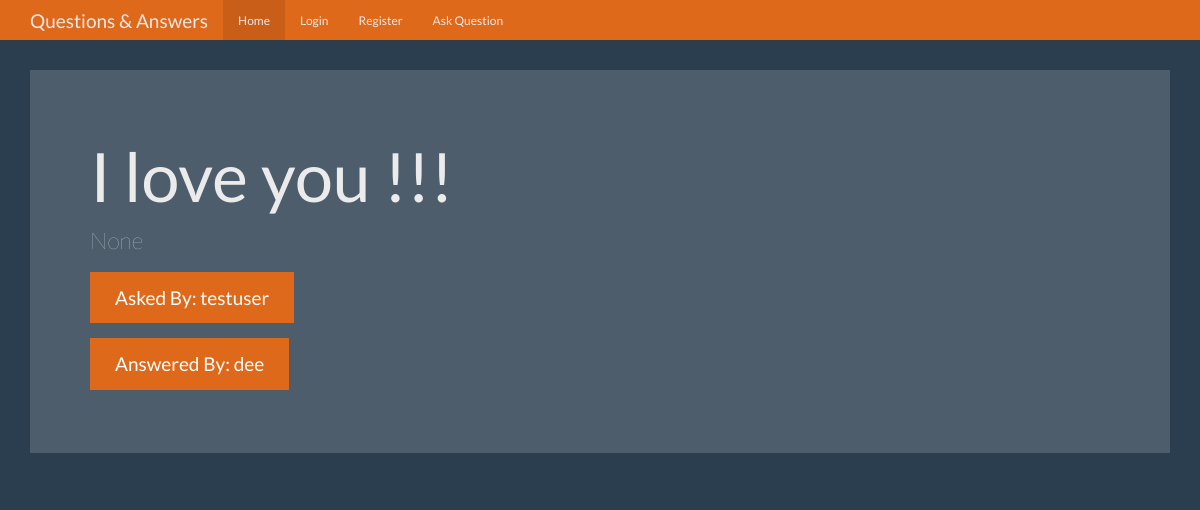
/question/2, run on an earlier commit of the app's database.
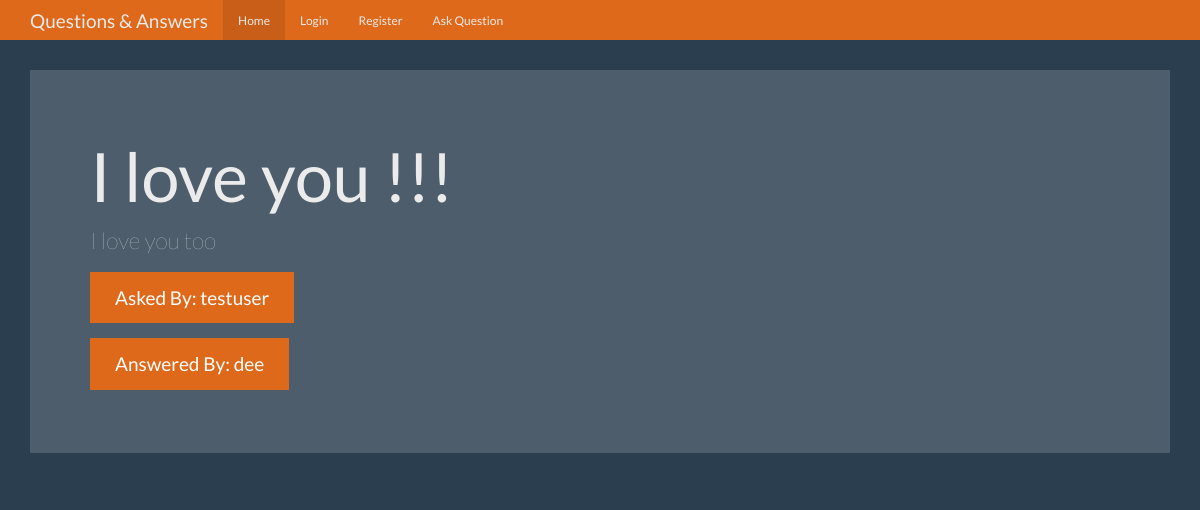
And on a later commit of the database.
### tables this page shows
CREATE TABLE "questions" (
	`id`	integer PRIMARY KEY AUTOINCREMENT,
	`question_text`	TEXT NOT NULL,
	`answer_text`	TEXT,
	`asked_by_id`	integer NOT NULL,
	`expert_id`	integer NOT NULL
);

### app.py (the view)
@app.route('/question/<question_id>')
def question(question_id):
    user = get_active_user()
    db = get_db()
    question_cur = db.execute('''SELECT questions.id, questions.question_text, questions.answer_text, askers.name as asked_by, experts.name as answered_by
                                FROM questions JOIN users as askers ON questions.id = askers.id
                                JOIN users as experts ON questions.expert_id = experts.expert WHERE questions.id = ?''', [question_id])
    question_view = question_cur.fetchone()
    return render_template('question.html', user=user, question=question_view)

### app.py (called while the page is built)
def get_active_user():
    active_user = None
    if 'user' in session:
        user = session['user']
        db = get_db()
        user_cur = db.execute('SELECT * FROM users WHERE name = ?', [user])
        active_user = user_cur.fetchone()
    return active_user

### database.py (called while the page is built)
def connect_db():
    sql = sqlite3.connect('/home/codemask/Documents/FlaskProject/question_answer/questions.db')
    sql.row_factory = sqlite3.Row
    return sql

def get_db():
    if not hasattr(g, 'sqlite_db'):
        g.sqlite_db = connect_db()
    return g.sqlite_db

### templates/question.html (shortened to what this page needs)
<!DOCTYPE html>
<html lang="en">
  <head>
    <link href="{{ url_for('static', filename='bootstrap.min.css') }}" rel="stylesheet">
    <link href="{{ url_for('static', filename='theme.css') }}" rel="stylesheet">
  </head>
  <body>
    <nav class="navbar navbar-inverse navbar-fixed-top">
      <div class="container">
        <div class="navbar-header">
          <a class="navbar-brand" href="#">Questions & Answers</a>
        </div>
        <div id="navbar" class="navbar-collapse collapse">
            <ul class="nav navbar-nav">
                <li class="active"><a href="{{ url_for('index') }}">Home</a></li>
                {% if not user %}
                <li><a href="{{ url_for('login') }}">Login</a></li>
                <li><a href="{{ url_for('register') }}">Register</a></li>
                <li><a href="{{ url_for('login') }}">Ask Question</a></li>
                {% endif %}
              </ul>
        </div>
      </div>
    </nav>
    <div class="container theme-showcase" role="main">
      <div class="jumbotron">
        <h1>{{ question['question_text'] }}</h1>
        <p>{{ question['answer_text'] }}</p>
        <p><a class="btn btn-primary btn-lg">Asked By: {{ question['asked_by'] }}</a></p>
        <p><a class="btn btn-primary btn-lg">Answered By: {{ question['answered_by'] }}</a></p>
      </div>
    </div>
  </body>
</html>

What changed in the data, as far as the page shows it:
changed questions "I love you !!!": answer_text (not shown) → "I love you too"
Also different on the page:
{{ question['answer_text'] }}: "None" → (not shown)
